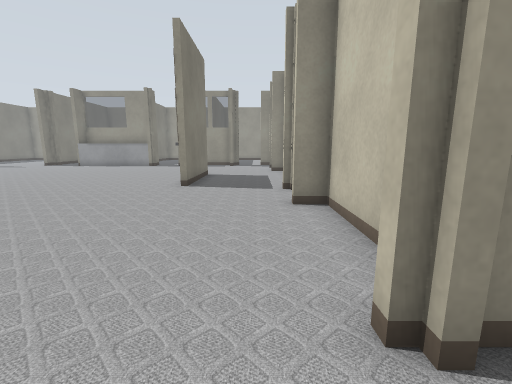
[1] (above)

23 first-person views from a walk through a world built for the Gazebo simulator. The camera is 0.72 m above the floor, tilts 10° down and sees 90° across. Floor lines are 1 m apart. The floor is counted in squares, 0.5 m on a side. Each view is taken from the middle of a square. On the plan, view 1 faces up. The plan holds only what a view shows up to about 13 squares ahead; the rest is blank. The place goes on beyond the plan.

[2]
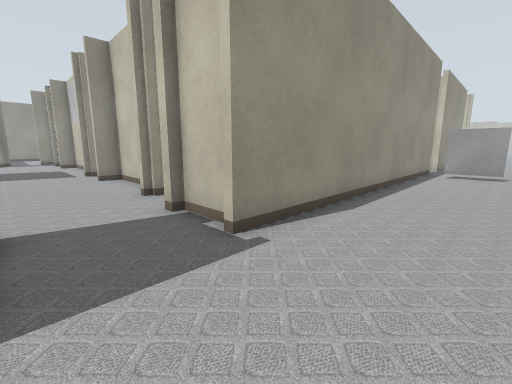

[3]
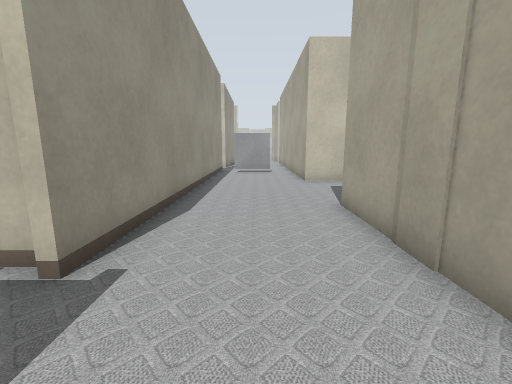

[4]
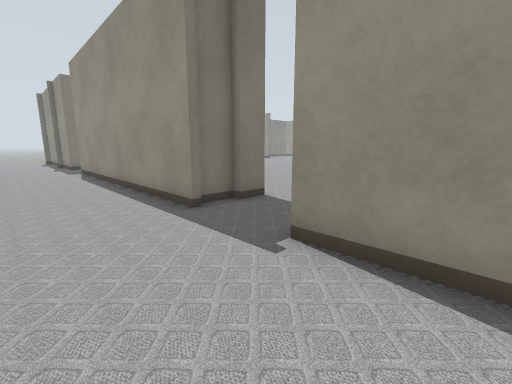

[5]
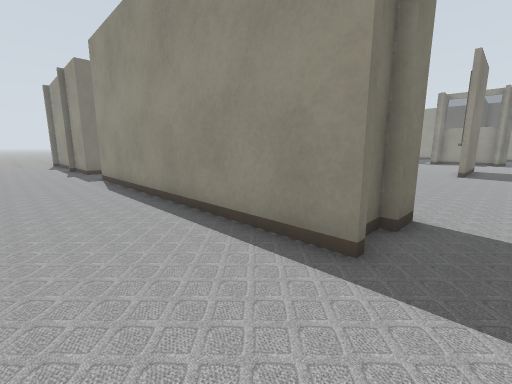

[6]
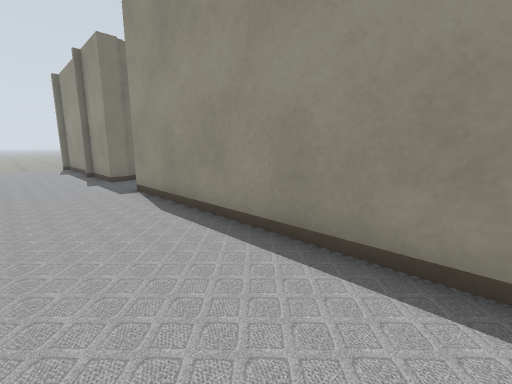

[7]
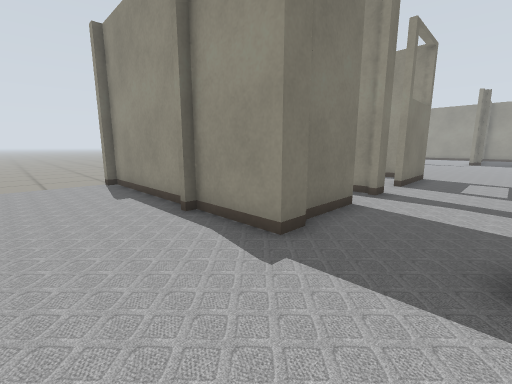

[8]
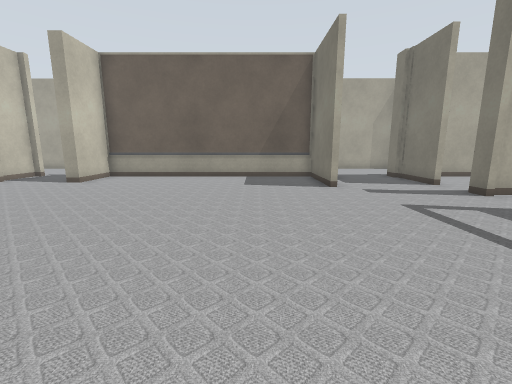

[9]
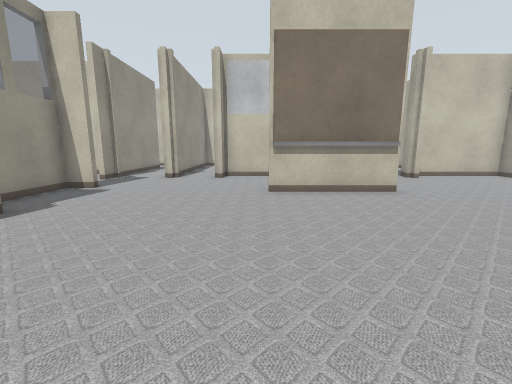

[10]
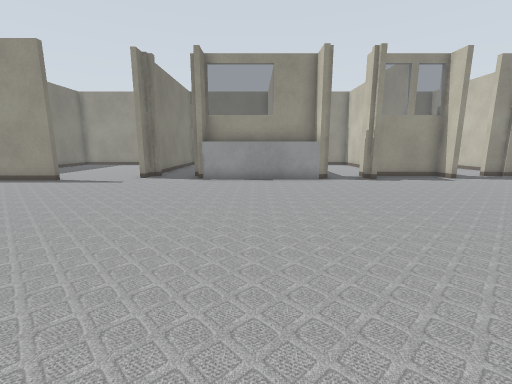

[11]
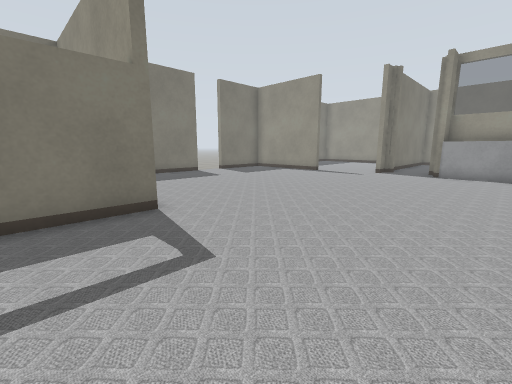

[12]
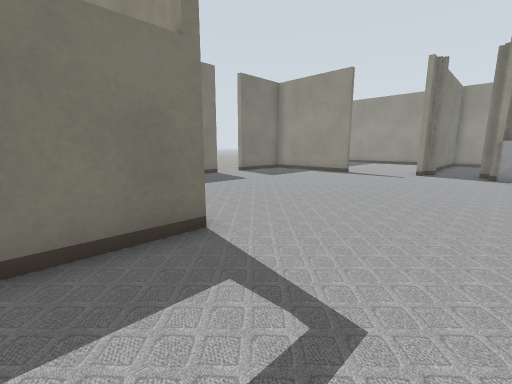

[13]
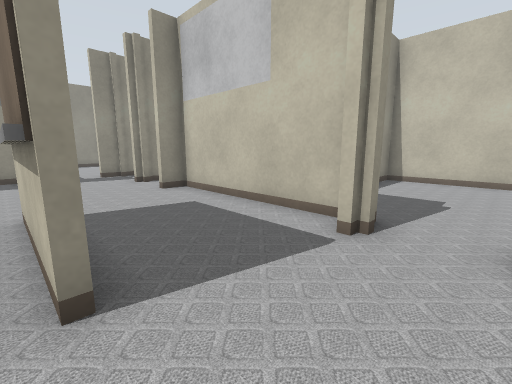

[14]
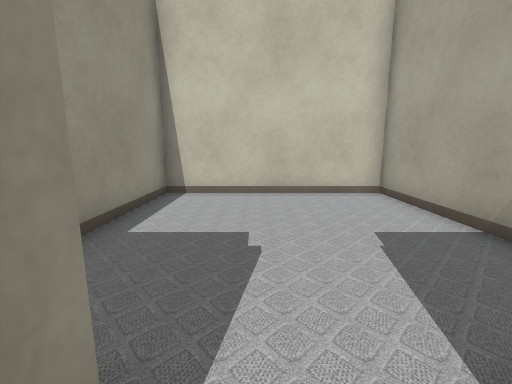

[15]
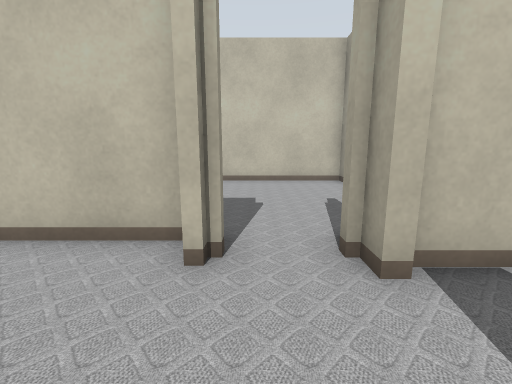

[16]
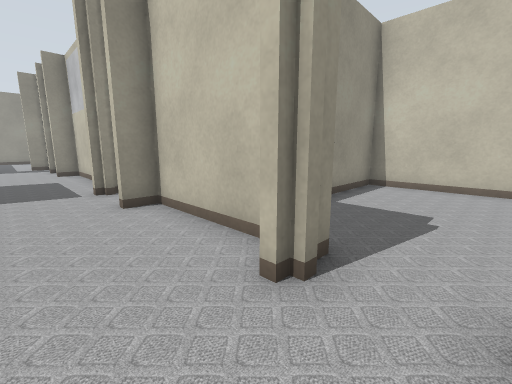

[17]
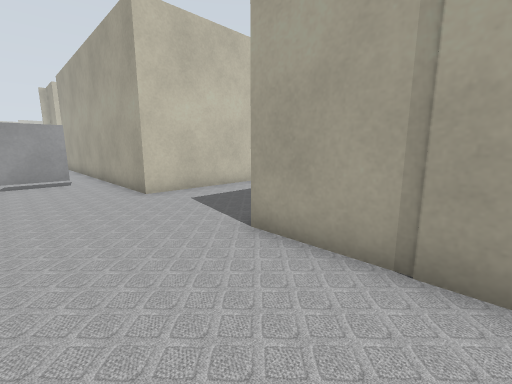

[18]
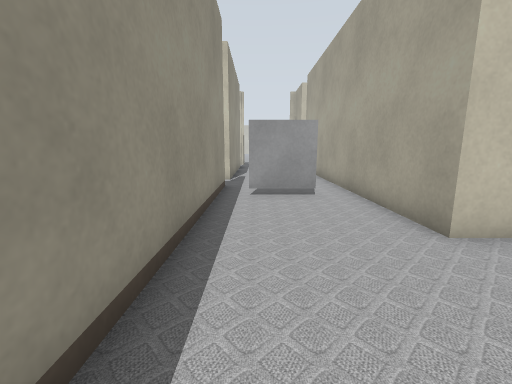

[19]
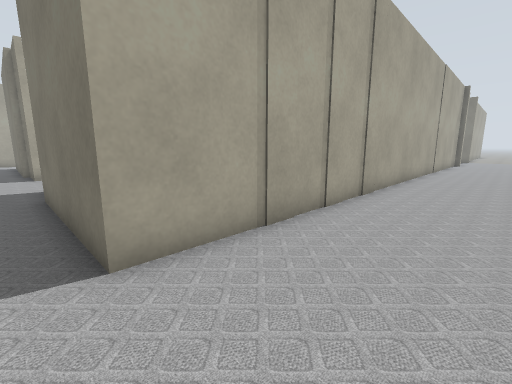

[20]
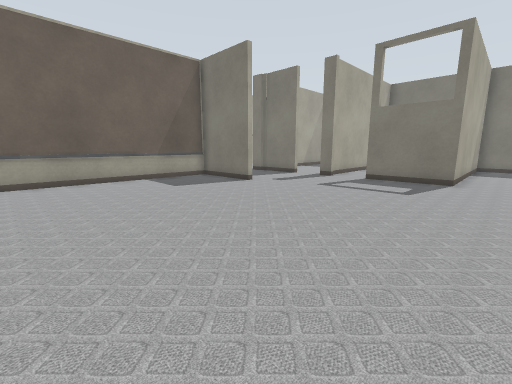

[21]
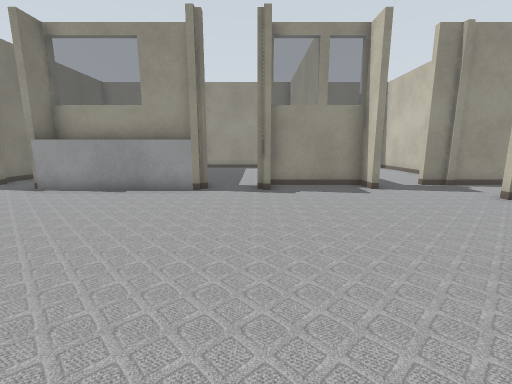

[22]
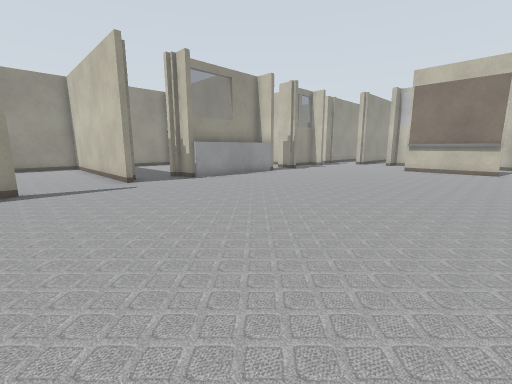

[23]
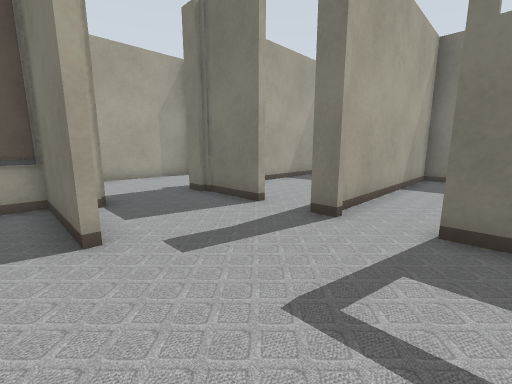

### Floor plan
Points are (right, up) in squares from view 1. A wall is a line through its corners. A room is listed if a view was taken in it or the views show most of it. See-through windows are left out.
Room 1 (views 1, 2, 3, 4, 5, 6, 7, 17, 18, 19)
walls: (0.9, -2.5) (0.9, -0.6); (-2.2, -2.8) (-13.9, -2.8); (-2.6, -1.2) (-2.6, -2.5); (-2.3, -0.4) (-2.3, -1.4); (9, -9.5) (9, -7.1) (17.5, -7.1); (-11, -7.1) (4.3, -7.1) (4.3, -9.5); (14.6, -2.8) (0.5, -2.8); (-16.6, -2) (-16.6, -2.8) (-19.1, -2.8); (-16.8, -0.6) (-16.8, -2.1); (17.5, -2.8) (16.4, -2.8); (-19.1, -7.1) (-15, -7.1); (-19.8, -2.8) (-20.5, -2.8)
ways out: opening at (-15.5, -1.5) to room 2; opening at (-0.5, -0.5) to room 2
objects: marker (13, -5) to (13, -4)
Room 2 (views 8, 9, 10, 11, 12, 13, 15, 16, 20, 21, 22, 23)
walls: (-2.6, 13.6) (-2.6, 9.4) (-2.8, 9.4) (-2.8, 13.6); (-7.9, 19.6) (-13.6, 19.6) (-13.6, 20.6); (-12.7, 0.9) (-12.7, -2.5) (-2.8, -2.5) (-2.8, -0.4) (-2.3, -0.4); (-8.1, 20.7) (-13.5, 20.7); (-16.8, 2.6) (-16.8, 2.1); (1.8, 9.4) (1.8, 15.6) (0.9, 15.6); (-5.7, 20.4) (-5.7, 21); (-20.5, 7.5) (-16.8, 7.5) (-16.8, 4.2); (-1.6, 19.8) (-2, 19.8) (-2, 20.7) (-5.5, 20.7); (-16.4, 19.9) (-16.4, 22.5); (-16.8, 0.4) (-16.8, -0.6); (-16.2, 20.6) (-16.2, 19.9); (1.1, 1.9) (1.8, 1.9) (1.8, 6.4) (0.9, 6.4); (2.5, 17.9) (1.5, 17.9); (-19.6, 19.1) (-20.5, 19.1); (-16.2, 22.5) (-16.2, 21.4)
low walls: (-2.8, 13.6) (-2.6, 13.6)
ways out: opening at (-15.5, -1.5) to room 1; opening at (-0.5, -0.5) to room 1; opening at (1.5, 8) to room 3; opening at (1.5, 1) to room 4; opening at (-17, 1); opening at (-17, 4); opening at (-7, 20.5); opening at (0, 19.5); opening at (1.5, 17)
Room 3 (view 14)
walls: (2.1, 8.7) (1.4, 8.7); (4.8, 4.1) (9, 4.1) (9, 10.8) (4.9, 10.8)
ways out: opening at (1.5, 8) to room 2
Room 4 (no view inside)
walls: (2.1, 1.6) (1.5, 1.6); (8.4, -2.5) (9, -2.5) (9, 3.8) (6.1, 3.8); (0.5, -0.4) (1.2, -0.4)
ways out: opening at (1.5, 1) to room 2

Where each view was taken, in squares from view 1:
view 1: 0 up, 0 right, facing up
view 2: 6 down, 2 left, facing up-right
view 3: 5 down, 2 left, facing right
view 4: 6 down, 3 right, facing up-left
view 5: 6 down, 1 left, facing up-left
view 6: 6 down, 5 left, facing up-left
view 7: 6 down, 14 left, facing up-left
view 8: 10 up, 10 left, facing down
view 9: 14 up, 11 left, facing right
view 10: 8 up, 11 left, facing up
view 11: 5 up, 11 left, facing up-left
view 12: 5 up, 13 left, facing up-left
view 13: 7 up, 3 left, facing up-right
view 14: 8 up, 1 right, facing right
view 15: 1 up, 2 left, facing right
view 16: 0 up, 1 left, facing up-right
view 17: 4 down, 1 right, facing down-right
view 18: 4 down, 5 right, facing right
view 19: 4 down, 5 right, facing down-left
view 20: 9 up, 5 left, facing down-left
view 21: 11 up, 6 left, facing up
view 22: 9 up, 20 left, facing up-right
view 23: 5 up, 12 left, facing down-left
